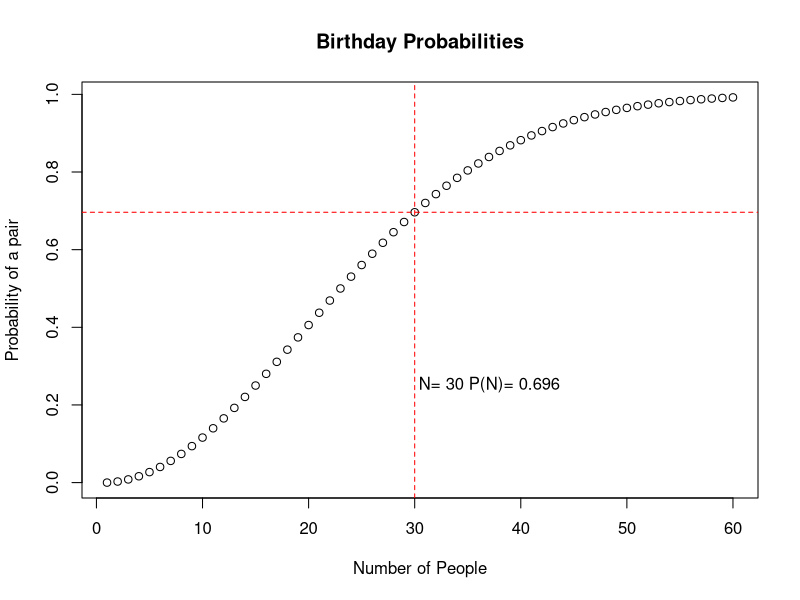

The R script that drew this image:
# Author: Jeremy Werner

# This script will calculate the approximate probability of any two people in a
# room of size N having the same birthday. It will print a graph showing the
# probability for the input N

######
N = 30
######


# Calculates an approximation to the birthday problem's probability
prob_fun <- function(n){
	x = exp(-n*(n-1)/(2*365))
	return(1 - x)
}

if(N<40){
	vect = 1:60
	plot(vect, prob_fun(vect), main = "Birthday Probabilities", xlab = "Number of People", ylab = "Probability of a pair")
	abline(v = N, col = "RED", lty = 2)
	abline(prob_fun(N), 0, col = "RED", lty = 2)
	text(N, prob_fun(N/2), paste("N=", N, "P(N)=", round(prob_fun(N), 3)), pos = 4, offset = 0.2)
}else{
	vect = 1:(N+20)
	plot(vect, prob_fun(vect), main = "Birthday Probabilities", xlab = "Number of People", ylab = "Probability of a pair")
	abline(v = N, col = "RED", lty = 2)
	abline(prob_fun(N), 0, col = "RED", lty = 2)
	text(N/2, .1, paste("N=", N, "P(N)=", round(prob_fun(N), 3)), pos = 4, offset = 0.2)
}


